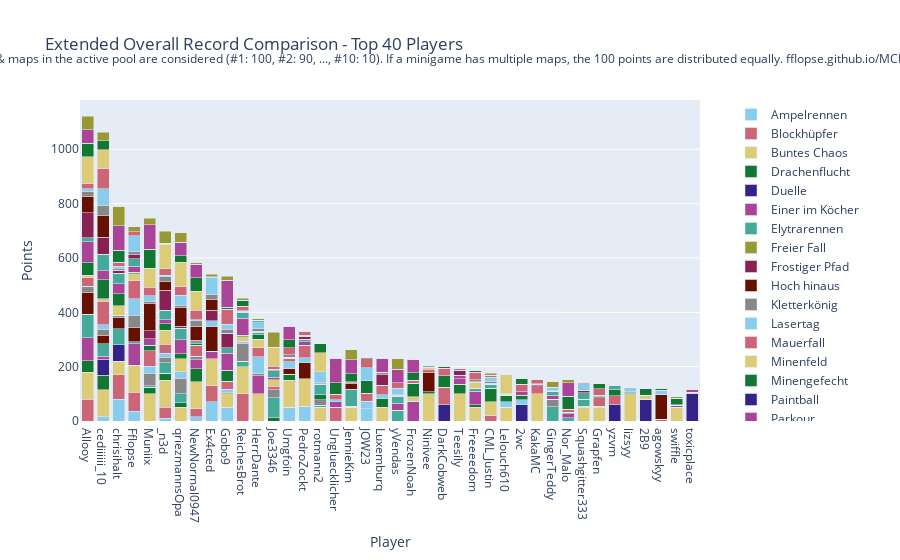

The cell this chart's notebook holds for it:
### Code cell
import plotly.graph_objects as go

# Sum all columns to get the total score
outDf['Total'] = outDf.sum(axis=1)

# Sort by total score and fill N/A values with 0
outDf = outDf.sort_values(by='Total', ascending=False).fillna(0)

# Crop to top 10 players
cropDf = outDf.head(40).copy()

# Drop the 'Total' column for plotting
cropDf = cropDf.drop(columns=['Total'])

# Create a color palette
color_palette = px.colors.qualitative.Safe

# Create the stacked bar plot
fig = go.Figure()

cropDf = remove_duplicate_columns(cropDf)

for column in cropDf.columns.difference(['Player']):
    fig.add_trace(go.Bar(
        x=cropDf.index,
        y=cropDf[column],
        name=column,
        marker_color=color_palette[len(fig.data) % len(color_palette)]
    ))

# Update layout
fig.update_layout(
    barmode='stack',
    title='Extended Overall Record Comparison - Top 40 Players',
    xaxis=dict(title='Player'),
    yaxis=dict(title='Points'),
    #height=800,
    #width=1000,
    legend=dict(
        x=1.05,
        y=0.5,
        traceorder='normal',
        font=dict(size=12),
        bgcolor='rgba(255, 255, 255, 0)',
        bordercolor='rgba(0, 0, 0, 0)'
    ),
    margin=dict(r=200),  # Adjust right margin to make room for the legend
    annotations=[
        dict(
            x=0.5,
            y=1.1635,
            xref='paper',
            yref='paper',
            text='Max 100 points per minigame. Records #1 through #10 of games & maps in the active pool are considered (#1: 100, #2: 90, ..., #10: 10). If a minigame has multiple maps, the 100 points are distributed equally. fflopse.github.io/MCP-Records/data-analysis/global-ranking.ipynb',
            showarrow=False,
            font=dict(size=12),
            xanchor='center'
        )
    ]
)

fig.show()

# save the plot as an html file

fig.write_html('out/ext_overall_record_comparison.html')

### Figure 1 — Plotly figure (JSON) as saved in the notebook; plotly's stock layout.template omitted (floating-point values rounded to 4 significant figures)
{"data": [{"marker": {"color": "rgb(136, 204, 238)"}, "name": "Ampelrennen", "type": "bar", "x": ["Allooy", "cediiiiii_10", "chrisihalt", "Fflopse", "Muniix", "_n3d", "qriezmannsOpa", "NewNormal0947", "Ex4cted", "Gobo9", "ReichesBrot", "HerrDante", "Joe3346", "Umgfoin", "PedroZockt", "rotmann2", "Ungluecklicher", "JennieKim", "JOW23", "Luxemburq", "yVendas", "FrozenNoah", "Ninivee", "DarkCobweb", "Teesily", "Freeeedom", "CML_Justin", "Lelouch610", "2wc", "KakaMC", "GingerTeddy", "Nor_Malo", "Squashgitter333", "Grapfen", "yzvm", "lizsyy", "2B9", "agowskyy", "swiffle", "toxicplace"], "y": [0.0, 15.0, 80.0, 35.0, 0.0, 10.0, 0.0, 15.0, 70.0, 50.0, 0.0, 0.0, 0.0, 50.0, 55.0, 0.0, 0.0, 0.0, 45.0, 0.0, 0.0, 0.0, 0.0, 0.0, 0.0, 0.0, 0.0, 0.0, 0.0, 0.0, 0.0, 0.0, 0.0, 0.0, 0.0, 0.0, 0.0, 0.0, 0.0, 0.0]}, {"marker": {"color": "rgb(204, 102, 119)"}, "name": "Blockhüpfer", "type": "bar", "x": ["Allooy", "cediiiiii_10", "chrisihalt", "Fflopse", "Muniix", "_n3d", "qriezmannsOpa", "NewNormal0947", "Ex4cted", "Gobo9", "ReichesBrot", "HerrDante", "Joe3346", "Umgfoin", "PedroZockt", "rotmann2", "Ungluecklicher", "JennieKim", "JOW23", "Luxemburq", "yVendas", "FrozenNoah", "Ninivee", "DarkCobweb", "Teesily", "Freeeedom", "CML_Justin", "Lelouch610", "2wc", "KakaMC", "GingerTeddy", "Nor_Malo", "Squashgitter333", "Grapfen", "yzvm", "lizsyy", "2B9", "agowskyy", "swiffle", "toxicplace"], "y": [80.0, 0.0, 90.0, 70.0, 0.0, 40.0, 0.0, 30.0, 60.0, 0.0, 100.0, 0.0, 0.0, 0.0, 0.0, 0.0, 50.0, 0.0, 0.0, 0.0, 0.0, 0.0, 0.0, 0.0, 0.0, 0.0, 20.0, 0.0, 0.0, 0.0, 0.0, 0.0, 0.0, 0.0, 0.0, 0.0, 0.0, 0.0, 0.0, 0.0]}, {"marker": {"color": "rgb(221, 204, 119)"}, "name": "Buntes Chaos", "type": "bar", "x": ["Allooy", "cediiiiii_10", "chrisihalt", "Fflopse", "Muniix", "_n3d", "qriezmannsOpa", "NewNormal0947", "Ex4cted", "Gobo9", "ReichesBrot", "HerrDante", "Joe3346", "Umgfoin", "PedroZockt", "rotmann2", "Ungluecklicher", "JennieKim", "JOW23", "Luxemburq", "yVendas", "FrozenNoah", "Ninivee", "DarkCobweb", "Teesily", "Freeeedom", "CML_Justin", "Lelouch610", "2wc", "KakaMC", "GingerTeddy", "Nor_Malo", "Squashgitter333", "Grapfen", "yzvm", "lizsyy", "2B9", "agowskyy", "swiffle", "toxicplace"], "y": [100.0, 100.0, 50.0, 100.0, 100.0, 100.0, 50.0, 100.0, 100.0, 50.0, 100.0, 100.0, 0.0, 100.0, 100.0, 50.0, 0.0, 50.0, 0.0, 50.0, 0.0, 0.0, 100.0, 0.0, 100.0, 50.0, 50.0, 50.0, 0.0, 100.0, 0.0, 0.0, 50.0, 50.0, 0.0, 100.0, 0.0, 0.0, 50.0, 0.0]}, {"marker": {"color": "rgb(17, 119, 51)"}, "name": "Drachenflucht", "type": "bar", "x": ["Allooy", "cediiiiii_10", "chrisihalt", "Fflopse", "Muniix", "_n3d", "qriezmannsOpa", "NewNormal0947", "Ex4cted", "Gobo9", "ReichesBrot", "HerrDante", "Joe3346", "Umgfoin", "PedroZockt", "rotmann2", "Ungluecklicher", "JennieKim", "JOW23", "Luxemburq", "yVendas", "FrozenNoah", "Ninivee", "DarkCobweb", "Teesily", "Freeeedom", "CML_Justin", "Lelouch610", "2wc", "KakaMC", "GingerTeddy", "Nor_Malo", "Squashgitter333", "Grapfen", "yzvm", "lizsyy", "2B9", "agowskyy", "swiffle", "toxicplace"], "y": [42.5, 52.5, 0.0, 0.0, 25.0, 25.0, 17.5, 47.5, 0.0, 0.0, 0.0, 0.0, 12.5, 22.5, 0.0, 0.0, 0.0, 0.0, 0.0, 32.5, 0.0, 0.0, 7.5, 0.0, 35.0, 10.0, 50.0, 0.0, 0.0, 0.0, 0.0, 0.0, 5.0, 5.0, 0.0, 0.0, 0.0, 0.0, 0.0, 0.0]}, {"marker": {"color": "rgb(51, 34, 136)"}, "name": "Duelle", "type": "bar", "x": ["Allooy", "cediiiiii_10", "chrisihalt", "Fflopse", "Muniix", "_n3d", "qriezmannsOpa", "NewNormal0947", "Ex4cted", "Gobo9", "ReichesBrot", "HerrDante", "Joe3346", "Umgfoin", "PedroZockt", "rotmann2", "Ungluecklicher", "JennieKim", "JOW23", "Luxemburq", "yVendas", "FrozenNoah", "Ninivee", "DarkCobweb", "Teesily", "Freeeedom", "CML_Justin", "Lelouch610", "2wc", "KakaMC", "GingerTeddy", "Nor_Malo", "Squashgitter333", "Grapfen", "yzvm", "lizsyy", "2B9", "agowskyy", "swiffle", "toxicplace"], "y": [0.0, 60.0, 60.0, 0.0, 0.0, 0.0, 0.0, 0.0, 0.0, 0.0, 0.0, 0.0, 0.0, 0.0, 0.0, 0.0, 0.0, 0.0, 0.0, 0.0, 0.0, 0.0, 0.0, 60.0, 0.0, 0.0, 0.0, 0.0, 60.0, 0.0, 0.0, 0.0, 0.0, 0.0, 60.0, 0.0, 80.0, 0.0, 0.0, 100.0]}, {"marker": {"color": "rgb(170, 68, 153)"}, "name": "Einer im Köcher", "type": "bar", "x": ["Allooy", "cediiiiii_10", "chrisihalt", "Fflopse", "Muniix", "_n3d", "qriezmannsOpa", "NewNormal0947", "Ex4cted", "Gobo9", "ReichesBrot", "HerrDante", "Joe3346", "Umgfoin", "PedroZockt", "rotmann2", "Ungluecklicher", "JennieKim", "JOW23", "Luxemburq", "yVendas", "FrozenNoah", "Ninivee", "DarkCobweb", "Teesily", "Freeeedom", "CML_Justin", "Lelouch610", "2wc", "KakaMC", "GingerTeddy", "Nor_Malo", "Squashgitter333", "Grapfen", "yzvm", "lizsyy", "2B9", "agowskyy", "swiffle", "toxicplace"], "y": [83.33, 10.0, 0.0, 80.0, 0.0, 0.0, 0.0, 33.33, 26.67, 0.0, 0.0, 66.67, 0.0, 0.0, 0.0, 0.0, 20.0, 0.0, 0.0, 0.0, 0.0, 73.33, 0.0, 0.0, 20.0, 50.0, 0.0, 0.0, 0.0, 0.0, 0.0, 0.0, 0.0, 0.0, 0.0, 0.0, 0.0, 0.0, 0.0, 0.0]}, {"marker": {"color": "rgb(68, 170, 153)"}, "name": "Elytrarennen", "type": "bar", "x": ["Allooy", "cediiiiii_10", "chrisihalt", "Fflopse", "Muniix", "_n3d", "qriezmannsOpa", "NewNormal0947", "Ex4cted", "Gobo9", "ReichesBrot", "HerrDante", "Joe3346", "Umgfoin", "PedroZockt", "rotmann2", "Ungluecklicher", "JennieKim", "JOW23", "Luxemburq", "yVendas", "FrozenNoah", "Ninivee", "DarkCobweb", "Teesily", "Freeeedom", "CML_Justin", "Lelouch610", "2wc", "KakaMC", "GingerTeddy", "Nor_Malo", "Squashgitter333", "Grapfen", "yzvm", "lizsyy", "2B9", "agowskyy", "swiffle", "toxicplace"], "y": [87.5, 47.5, 60.0, 7.5, 5.0, 40.0, 32.5, 0.0, 0.0, 0.0, 20.0, 0.0, 72.5, 0.0, 0.0, 7.5, 0.0, 0.0, 0.0, 0.0, 40.0, 0.0, 0.0, 0.0, 0.0, 10.0, 15.0, 0.0, 0.0, 0.0, 52.5, 12.5, 25.0, 0.0, 0.0, 0.0, 0.0, 0.0, 0.0, 0.0]}, {"marker": {"color": "rgb(153, 153, 51)"}, "name": "Freier Fall", "type": "bar", "x": ["Allooy", "cediiiiii_10", "chrisihalt", "Fflopse", "Muniix", "_n3d", "qriezmannsOpa", "NewNormal0947", "Ex4cted", "Gobo9", "ReichesBrot", "HerrDante", "Joe3346", "Umgfoin", "PedroZockt", "rotmann2", "Ungluecklicher", "JennieKim", "JOW23", "Luxemburq", "yVendas", "FrozenNoah", "Ninivee", "DarkCobweb", "Teesily", "Freeeedom", "CML_Justin", "Lelouch610", "2wc", "KakaMC", "GingerTeddy", "Nor_Malo", "Squashgitter333", "Grapfen", "yzvm", "lizsyy", "2B9", "agowskyy", "swiffle", "toxicplace"], "y": [0.0, 0.0, 0.0, 0.0, 0.0, 0.0, 0.0, 0.0, 0.0, 0.0, 0.0, 0.0, 0.0, 0.0, 0.0, 0.0, 0.0, 0.0, 0.0, 0.0, 0.0, 0.0, 0.0, 0.0, 0.0, 0.0, 0.0, 0.0, 0.0, 0.0, 0.0, 0.0, 0.0, 0.0, 0.0, 0.0, 0.0, 0.0, 0.0, 0.0]}, {"marker": {"color": "rgb(136, 34, 85)"}, "name": "Frostiger Pfad", "type": "bar", "x": ["Allooy", "cediiiiii_10", "chrisihalt", "Fflopse", "Muniix", "_n3d", "qriezmannsOpa", "NewNormal0947", "Ex4cted", "Gobo9", "ReichesBrot", "HerrDante", "Joe3346", "Umgfoin", "PedroZockt", "rotmann2", "Ungluecklicher", "JennieKim", "JOW23", "Luxemburq", "yVendas", "FrozenNoah", "Ninivee", "DarkCobweb", "Teesily", "Freeeedom", "CML_Justin", "Lelouch610", "2wc", "KakaMC", "GingerTeddy", "Nor_Malo", "Squashgitter333", "Grapfen", "yzvm", "lizsyy", "2B9", "agowskyy", "swiffle", "toxicplace"], "y": [0.0, 0.0, 0.0, 0.0, 0.0, 0.0, 0.0, 0.0, 0.0, 0.0, 0.0, 0.0, 0.0, 0.0, 0.0, 0.0, 0.0, 0.0, 0.0, 0.0, 0.0, 0.0, 0.0, 0.0, 0.0, 0.0, 0.0, 0.0, 0.0, 0.0, 0.0, 0.0, 0.0, 0.0, 0.0, 0.0, 0.0, 0.0, 0.0, 0.0]}, {"marker": {"color": "rgb(102, 17, 0)"}, "name": "Hoch hinaus", "type": "bar", "x": ["Allooy", "cediiiiii_10", "chrisihalt", "Fflopse", "Muniix", "_n3d", "qriezmannsOpa", "NewNormal0947", "Ex4cted", "Gobo9", "ReichesBrot", "HerrDante", "Joe3346", "Umgfoin", "PedroZockt", "rotmann2", "Ungluecklicher", "JennieKim", "JOW23", "Luxemburq", "yVendas", "FrozenNoah", "Ninivee", "DarkCobweb", "Teesily", "Freeeedom", "CML_Justin", "Lelouch610", "2wc", "KakaMC", "GingerTeddy", "Nor_Malo", "Squashgitter333", "Grapfen", "yzvm", "lizsyy", "2B9", "agowskyy", "swiffle", "toxicplace"], "y": [80.0, 30.0, 40.0, 50.0, 0.0, 0.0, 0.0, 0.0, 90.0, 0.0, 0.0, 0.0, 0.0, 20.0, 60.0, 0.0, 0.0, 0.0, 0.0, 0.0, 0.0, 0.0, 70.0, 0.0, 0.0, 0.0, 0.0, 0.0, 0.0, 0.0, 0.0, 0.0, 0.0, 0.0, 0.0, 0.0, 0.0, 0.0, 0.0, 0.0]}, {"marker": {"color": "rgb(136, 136, 136)"}, "name": "Kletterkönig", "type": "bar", "x": ["Allooy", "cediiiiii_10", "chrisihalt", "Fflopse", "Muniix", "_n3d", "qriezmannsOpa", "NewNormal0947", "Ex4cted", "Gobo9", "ReichesBrot", "HerrDante", "Joe3346", "Umgfoin", "PedroZockt", "rotmann2", "Ungluecklicher", "JennieKim", "JOW23", "Luxemburq", "yVendas", "FrozenNoah", "Ninivee", "DarkCobweb", "Teesily", "Freeeedom", "CML_Justin", "Lelouch610", "2wc", "KakaMC", "GingerTeddy", "Nor_Malo", "Squashgitter333", "Grapfen", "yzvm", "lizsyy", "2B9", "agowskyy", "swiffle", "toxicplace"], "y": [23.33, 23.33, 10.0, 46.67, 46.67, 20.0, 56.67, 13.33, 0.0, 6.667, 66.67, 10.0, 30.0, 0.0, 0.0, 20.0, 0.0, 0.0, 0.0, 0.0, 0.0, 0.0, 0.0, 0.0, 0.0, 0.0, 0.0, 0.0, 0.0, 0.0, 26.67, 0.0, 0.0, 0.0, 0.0, 0.0, 0.0, 0.0, 0.0, 0.0]}, {"marker": {"color": "rgb(136, 204, 238)"}, "name": "Lasertag", "type": "bar", "x": ["Allooy", "cediiiiii_10", "chrisihalt", "Fflopse", "Muniix", "_n3d", "qriezmannsOpa", "NewNormal0947", "Ex4cted", "Gobo9", "ReichesBrot", "HerrDante", "Joe3346", "Umgfoin", "PedroZockt", "rotmann2", "Ungluecklicher", "JennieKim", "JOW23", "Luxemburq", "yVendas", "FrozenNoah", "Ninivee", "DarkCobweb", "Teesily", "Freeeedom", "CML_Justin", "Lelouch610", "2wc", "KakaMC", "GingerTeddy", "Nor_Malo", "Squashgitter333", "Grapfen", "yzvm", "lizsyy", "2B9", "agowskyy", "swiffle", "toxicplace"], "y": [0.0, 15.0, 0.0, 60.0, 25.0, 15.0, 25.0, 0.0, 22.5, 10.0, 7.5, 60.0, 0.0, 25.0, 17.5, 0.0, 0.0, 5.0, 27.5, 15.0, 0.0, 0.0, 0.0, 0.0, 0.0, 0.0, 0.0, 20.0, 17.5, 0.0, 0.0, 0.0, 0.0, 0.0, 0.0, 0.0, 0.0, 0.0, 0.0, 0.0]}, {"marker": {"color": "rgb(204, 102, 119)"}, "name": "Mauerfall", "type": "bar", "x": ["Allooy", "cediiiiii_10", "chrisihalt", "Fflopse", "Muniix", "_n3d", "qriezmannsOpa", "NewNormal0947", "Ex4cted", "Gobo9", "ReichesBrot", "HerrDante", "Joe3346", "Umgfoin", "PedroZockt", "rotmann2", "Ungluecklicher", "JennieKim", "JOW23", "Luxemburq", "yVendas", "FrozenNoah", "Ninivee", "DarkCobweb", "Teesily", "Freeeedom", "CML_Justin", "Lelouch610", "2wc", "KakaMC", "GingerTeddy", "Nor_Malo", "Squashgitter333", "Grapfen", "yzvm", "lizsyy", "2B9", "agowskyy", "swiffle", "toxicplace"], "y": [30.0, 86.67, 0.0, 66.67, 56.67, 33.33, 0.0, 40.0, 0.0, 30.0, 0.0, 33.33, 13.33, 13.33, 46.67, 0.0, 0.0, 0.0, 30.0, 33.33, 0.0, 0.0, 13.33, 63.33, 0.0, 0.0, 0.0, 0.0, 0.0, 30.0, 0.0, 0.0, 0.0, 30.0, 33.33, 0.0, 0.0, 6.667, 0.0, 0.0]}, {"marker": {"color": "rgb(221, 204, 119)"}, "name": "Minenfeld", "type": "bar", "x": ["Allooy", "cediiiiii_10", "chrisihalt", "Fflopse", "Muniix", "_n3d", "qriezmannsOpa", "NewNormal0947", "Ex4cted", "Gobo9", "ReichesBrot", "HerrDante", "Joe3346", "Umgfoin", "PedroZockt", "rotmann2", "Ungluecklicher", "JennieKim", "JOW23", "Luxemburq", "yVendas", "FrozenNoah", "Ninivee", "DarkCobweb", "Teesily", "Freeeedom", "CML_Justin", "Lelouch610", "2wc", "KakaMC", "GingerTeddy", "Nor_Malo", "Squashgitter333", "Grapfen", "yzvm", "lizsyy", "2B9", "agowskyy", "swiffle", "toxicplace"], "y": [10.0, 10.0, 33.33, 26.67, 0.0, 50.0, 46.67, 0.0, 0.0, 0.0, 16.67, 30.0, 23.33, 0.0, 0.0, 0.0, 0.0, 0.0, 0.0, 0.0, 0.0, 16.67, 6.667, 0.0, 0.0, 23.33, 0.0, 0.0, 0.0, 0.0, 0.0, 0.0, 0.0, 0.0, 0.0, 0.0, 13.33, 0.0, 0.0, 6.667]}, {"marker": {"color": "rgb(17, 119, 51)"}, "name": "Minengefecht", "type": "bar", "x": ["Allooy", "cediiiiii_10", "chrisihalt", "Fflopse", "Muniix", "_n3d", "qriezmannsOpa", "NewNormal0947", "Ex4cted", "Gobo9", "ReichesBrot", "HerrDante", "Joe3346", "Umgfoin", "PedroZockt", "rotmann2", "Ungluecklicher", "JennieKim", "JOW23", "Luxemburq", "yVendas", "FrozenNoah", "Ninivee", "DarkCobweb", "Teesily", "Freeeedom", "CML_Justin", "Lelouch610", "2wc", "KakaMC", "GingerTeddy", "Nor_Malo", "Squashgitter333", "Grapfen", "yzvm", "lizsyy", "2B9", "agowskyy", "swiffle", "toxicplace"], "y": [45.0, 70.0, 45.0, 5.0, 20.0, 25.0, 20.0, 5.0, 0.0, 40.0, 5.0, 17.5, 0.0, 0.0, 0.0, 20.0, 0.0, 0.0, 45.0, 0.0, 0.0, 47.5, 0.0, 42.5, 0.0, 0.0, 0.0, 25.0, 17.5, 0.0, 0.0, 0.0, 0.0, 5.0, 22.5, 0.0, 0.0, 0.0, 0.0, 0.0]}, {"marker": {"color": "rgb(51, 34, 136)"}, "name": "Paintball", "type": "bar", "x": ["Allooy", "cediiiiii_10", "chrisihalt", "Fflopse", "Muniix", "_n3d", "qriezmannsOpa", "NewNormal0947", "Ex4cted", "Gobo9", "ReichesBrot", "HerrDante", "Joe3346", "Umgfoin", "PedroZockt", "rotmann2", "Ungluecklicher", "JennieKim", "JOW23", "Luxemburq", "yVendas", "FrozenNoah", "Ninivee", "DarkCobweb", "Teesily", "Freeeedom", "CML_Justin", "Lelouch610", "2wc", "KakaMC", "GingerTeddy", "Nor_Malo", "Squashgitter333", "Grapfen", "yzvm", "lizsyy", "2B9", "agowskyy", "swiffle", "toxicplace"], "y": [0.0, 0.0, 0.0, 0.0, 0.0, 0.0, 0.0, 0.0, 0.0, 0.0, 0.0, 0.0, 0.0, 0.0, 0.0, 0.0, 0.0, 0.0, 0.0, 0.0, 0.0, 0.0, 0.0, 0.0, 0.0, 0.0, 0.0, 0.0, 0.0, 0.0, 0.0, 0.0, 0.0, 0.0, 0.0, 0.0, 0.0, 0.0, 0.0, 0.0]}, {"marker": {"color": "rgb(170, 68, 153)"}, "name": "Parkour", "type": "bar", "x": ["Allooy", "cediiiiii_10", "chrisihalt", "Fflopse", "Muniix", "_n3d", "qriezmannsOpa", "NewNormal0947", "Ex4cted", "Gobo9", "ReichesBrot", "HerrDante", "Joe3346", "Umgfoin", "PedroZockt", "rotmann2", "Ungluecklicher", "JennieKim", "JOW23", "Luxemburq", "yVendas", "FrozenNoah", "Ninivee", "DarkCobweb", "Teesily", "Freeeedom", "CML_Justin", "Lelouch610", "2wc", "KakaMC", "GingerTeddy", "Nor_Malo", "Squashgitter333", "Grapfen", "yzvm", "lizsyy", "2B9", "agowskyy", "swiffle", "toxicplace"], "y": [77.5, 32.5, 37.5, 22.5, 25.0, 15.0, 50.0, 0.0, 0.0, 62.5, 62.5, 0.0, 10.0, 0.0, 12.5, 0.0, 0.0, 0.0, 0.0, 0.0, 25.0, 0.0, 0.0, 0.0, 12.5, 0.0, 0.0, 0.0, 12.5, 0.0, 15.0, 15.0, 0.0, 0.0, 0.0, 0.0, 0.0, 0.0, 7.5, 10.0]}, {"marker": {"color": "rgb(68, 170, 153)"}, "name": "Pferderennen", "type": "bar", "x": ["Allooy", "cediiiiii_10", "chrisihalt", "Fflopse", "Muniix", "_n3d", "qriezmannsOpa", "NewNormal0947", "Ex4cted", "Gobo9", "ReichesBrot", "HerrDante", "Joe3346", "Umgfoin", "PedroZockt", "rotmann2", "Ungluecklicher", "JennieKim", "JOW23", "Luxemburq", "yVendas", "FrozenNoah", "Ninivee", "DarkCobweb", "Teesily", "Freeeedom", "CML_Justin", "Lelouch610", "2wc", "KakaMC", "GingerTeddy", "Nor_Malo", "Squashgitter333", "Grapfen", "yzvm", "lizsyy", "2B9", "agowskyy", "swiffle", "toxicplace"], "y": [15.0, 61.67, 38.33, 26.67, 0.0, 35.0, 43.33, 6.667, 0.0, 20.0, 21.67, 8.333, 23.33, 3.333, 8.333, 38.33, 0.0, 60.0, 0.0, 0.0, 26.67, 0.0, 0.0, 0.0, 0.0, 0.0, 0.0, 3.333, 0.0, 0.0, 15.0, 0.0, 23.33, 0.0, 13.33, 3.333, 0.0, 0.0, 0.0, 0.0]}, {"marker": {"color": "rgb(153, 153, 51)"}, "name": "Reihenfolge", "type": "bar", "x": ["Allooy", "cediiiiii_10", "chrisihalt", "Fflopse", "Muniix", "_n3d", "qriezmannsOpa", "NewNormal0947", "Ex4cted", "Gobo9", "ReichesBrot", "HerrDante", "Joe3346", "Umgfoin", "PedroZockt", "rotmann2", "Ungluecklicher", "JennieKim", "JOW23", "Luxemburq", "yVendas", "FrozenNoah", "Ninivee", "DarkCobweb", "Teesily", "Freeeedom", "CML_Justin", "Lelouch610", "2wc", "KakaMC", "GingerTeddy", "Nor_Malo", "Squashgitter333", "Grapfen", "yzvm", "lizsyy", "2B9", "agowskyy", "swiffle", "toxicplace"], "y": [0.0, 0.0, 0.0, 0.0, 0.0, 0.0, 0.0, 0.0, 0.0, 0.0, 0.0, 0.0, 0.0, 0.0, 0.0, 0.0, 0.0, 0.0, 0.0, 0.0, 0.0, 0.0, 0.0, 0.0, 0.0, 0.0, 0.0, 0.0, 0.0, 0.0, 0.0, 0.0, 0.0, 0.0, 0.0, 0.0, 0.0, 0.0, 0.0, 0.0]}, {"marker": {"color": "rgb(136, 34, 85)"}, "name": "Replika", "type": "bar", "x": ["Allooy", "cediiiiii_10", "chrisihalt", "Fflopse", "Muniix", "_n3d", "qriezmannsOpa", "NewNormal0947", "Ex4cted", "Gobo9", "ReichesBrot", "HerrDante", "Joe3346", "Umgfoin", "PedroZockt", "rotmann2", "Ungluecklicher", "JennieKim", "JOW23", "Luxemburq", "yVendas", "FrozenNoah", "Ninivee", "DarkCobweb", "Teesily", "Freeeedom", "CML_Justin", "Lelouch610", "2wc", "KakaMC", "GingerTeddy", "Nor_Malo", "Squashgitter333", "Grapfen", "yzvm", "lizsyy", "2B9", "agowskyy", "swiffle", "toxicplace"], "y": [91.86, 61.27, 11.53, 15.59, 29.24, 73.73, 7.712, 6.441, 39.24, 53.9, 3.22, 3.644, 0.0, 0.1695, 11.61, 0.7627, 0.4237, 1.949, 0.5085, 39.92, 2.627, 0.0, 0.0, 0.0, 19.32, 1.102, 4.322, 0.8475, 0.0, 4.576, 0.2542, 0.0, 8.644, 0.0, 0.0, 0.9322, 0.0, 0.0, 1.017, 0.0]}, {"marker": {"color": "rgb(102, 17, 0)"}, "name": "Runterpurzeln", "type": "bar", "x": ["Allooy", "cediiiiii_10", "chrisihalt", "Fflopse", "Muniix", "_n3d", "qriezmannsOpa", "NewNormal0947", "Ex4cted", "Gobo9", "ReichesBrot", "HerrDante", "Joe3346", "Umgfoin", "PedroZockt", "rotmann2", "Ungluecklicher", "JennieKim", "JOW23", "Luxemburq", "yVendas", "FrozenNoah", "Ninivee", "DarkCobweb", "Teesily", "Freeeedom", "CML_Justin", "Lelouch610", "2wc", "KakaMC", "GingerTeddy", "Nor_Malo", "Squashgitter333", "Grapfen", "yzvm", "lizsyy", "2B9", "agowskyy", "swiffle", "toxicplace"], "y": [60.0, 80.0, 0.0, 0.0, 100.0, 30.0, 70.0, 50.0, 40.0, 0.0, 0.0, 0.0, 0.0, 0.0, 0.0, 0.0, 0.0, 20.0, 0.0, 0.0, 0.0, 0.0, 0.0, 0.0, 0.0, 0.0, 0.0, 0.0, 0.0, 0.0, 0.0, 0.0, 0.0, 0.0, 0.0, 0.0, 0.0, 90.0, 0.0, 0.0]}, {"marker": {"color": "rgb(136, 136, 136)"}, "name": "Sammelwahn", "type": "bar", "x": ["Allooy", "cediiiiii_10", "chrisihalt", "Fflopse", "Muniix", "_n3d", "qriezmannsOpa", "NewNormal0947", "Ex4cted", "Gobo9", "ReichesBrot", "HerrDante", "Joe3346", "Umgfoin", "PedroZockt", "rotmann2", "Ungluecklicher", "JennieKim", "JOW23", "Luxemburq", "yVendas", "FrozenNoah", "Ninivee", "DarkCobweb", "Teesily", "Freeeedom", "CML_Justin", "Lelouch610", "2wc", "KakaMC", "GingerTeddy", "Nor_Malo", "Squashgitter333", "Grapfen", "yzvm", "lizsyy", "2B9", "agowskyy", "swiffle", "toxicplace"], "y": [17.91, 39.3, 4.651, 10.0, 8.372, 19.53, 6.279, 21.16, 17.44, 15.12, 2.093, 10.93, 5.814, 9.535, 4.651, 4.419, 0.9302, 4.419, 0.4651, 9.535, 4.419, 2.326, 1.395, 1.395, 5.349, 7.209, 7.209, 0.4651, 0.0, 2.791, 1.628, 3.953, 0.4651, 4.884, 0.0, 2.791, 2.326, 1.86, 1.86, 0.0]}, {"marker": {"color": "rgb(136, 204, 238)"}, "name": "Schießstand", "type": "bar", "x": ["Allooy", "cediiiiii_10", "chrisihalt", "Fflopse", "Muniix", "_n3d", "qriezmannsOpa", "NewNormal0947", "Ex4cted", "Gobo9", "ReichesBrot", "HerrDante", "Joe3346", "Umgfoin", "PedroZockt", "rotmann2", "Ungluecklicher", "JennieKim", "JOW23", "Luxemburq", "yVendas", "FrozenNoah", "Ninivee", "DarkCobweb", "Teesily", "Freeeedom", "CML_Justin", "Lelouch610", "2wc", "KakaMC", "GingerTeddy", "Nor_Malo", "Squashgitter333", "Grapfen", "yzvm", "lizsyy", "2B9", "agowskyy", "swiffle", "toxicplace"], "y": [10.0, 60.0, 10.0, 60.0, 20.0, 5.0, 37.5, 5.0, 62.5, 17.5, 0.0, 25.0, 0.0, 0.0, 0.0, 40.0, 7.5, 0.0, 47.5, 0.0, 22.5, 0.0, 0.0, 0.0, 0.0, 0.0, 15.0, 0.0, 0.0, 0.0, 12.5, 0.0, 25.0, 0.0, 0.0, 15.0, 0.0, 15.0, 0.0, 0.0]}, {"marker": {"color": "rgb(204, 102, 119)"}, "name": "Skywars", "type": "bar", "x": ["Allooy", "cediiiiii_10", "chrisihalt", "Fflopse", "Muniix", "_n3d", "qriezmannsOpa", "NewNormal0947", "Ex4cted", "Gobo9", "ReichesBrot", "HerrDante", "Joe3346", "Umgfoin", "PedroZockt", "rotmann2", "Ungluecklicher", "JennieKim", "JOW23", "Luxemburq", "yVendas", "FrozenNoah", "Ninivee", "DarkCobweb", "Teesily", "Freeeedom", "CML_Justin", "Lelouch610", "2wc", "KakaMC", "GingerTeddy", "Nor_Malo", "Squashgitter333", "Grapfen", "yzvm", "lizsyy", "2B9", "agowskyy", "swiffle", "toxicplace"], "y": [18.33, 73.33, 13.33, 13.33, 31.67, 23.33, 31.67, 33.33, 3.333, 55.0, 16.67, 0.0, 10.0, 25.0, 13.33, 0.0, 20.0, 3.333, 33.33, 0.0, 20.0, 10.0, 0.0, 26.67, 0.0, 28.33, 6.667, 0.0, 28.33, 16.67, 0.0, 11.67, 3.333, 23.33, 0.0, 0.0, 0.0, 0.0, 0.0, 0.0]}, {"marker": {"color": "rgb(221, 204, 119)"}, "name": "Spleef", "type": "bar", "x": ["Allooy", "cediiiiii_10", "chrisihalt", "Fflopse", "Muniix", "_n3d", "qriezmannsOpa", "NewNormal0947", "Ex4cted", "Gobo9", "ReichesBrot", "HerrDante", "Joe3346", "Umgfoin", "PedroZockt", "rotmann2", "Ungluecklicher", "JennieKim", "JOW23", "Luxemburq", "yVendas", "FrozenNoah", "Ninivee", "DarkCobweb", "Teesily", "Freeeedom", "CML_Justin", "Lelouch610", "2wc", "KakaMC", "GingerTeddy", "Nor_Malo", "Squashgitter333", "Grapfen", "yzvm", "lizsyy", "2B9", "agowskyy", "swiffle", "toxicplace"], "y": [100.0, 70.0, 0.0, 0.0, 70.0, 90.0, 90.0, 70.0, 0.0, 0.0, 0.0, 0.0, 70.0, 0.0, 0.0, 70.0, 0.0, 0.0, 0.0, 0.0, 0.0, 0.0, 0.0, 0.0, 0.0, 0.0, 0.0, 70.0, 0.0, 0.0, 0.0, 0.0, 0.0, 0.0, 0.0, 0.0, 0.0, 0.0, 0.0, 0.0]}, {"marker": {"color": "rgb(17, 119, 51)"}, "name": "Survivalgames", "type": "bar", "x": ["Allooy", "cediiiiii_10", "chrisihalt", "Fflopse", "Muniix", "_n3d", "qriezmannsOpa", "NewNormal0947", "Ex4cted", "Gobo9", "ReichesBrot", "HerrDante", "Joe3346", "Umgfoin", "PedroZockt", "rotmann2", "Ungluecklicher", "JennieKim", "JOW23", "Luxemburq", "yVendas", "FrozenNoah", "Ninivee", "DarkCobweb", "Teesily", "Freeeedom", "CML_Justin", "Lelouch610", "2wc", "KakaMC", "GingerTeddy", "Nor_Malo", "Squashgitter333", "Grapfen", "yzvm", "lizsyy", "2B9", "agowskyy", "swiffle", "toxicplace"], "y": [50.0, 32.5, 45.0, 0.0, 70.0, 5.0, 22.5, 50.0, 0.0, 7.5, 22.5, 5.0, 0.0, 30.0, 0.0, 32.5, 42.5, 30.0, 5.0, 0.0, 0.0, 27.5, 5.0, 5.0, 0.0, 7.5, 0.0, 0.0, 20.0, 0.0, 0.0, 47.5, 0.0, 20.0, 0.0, 0.0, 25.0, 5.0, 22.5, 0.0]}, {"marker": {"color": "rgb(51, 34, 136)"}, "name": "Todeswürfel", "type": "bar", "x": ["Allooy", "cediiiiii_10", "chrisihalt", "Fflopse", "Muniix", "_n3d", "qriezmannsOpa", "NewNormal0947", "Ex4cted", "Gobo9", "ReichesBrot", "HerrDante", "Joe3346", "Umgfoin", "PedroZockt", "rotmann2", "Ungluecklicher", "JennieKim", "JOW23", "Luxemburq", "yVendas", "FrozenNoah", "Ninivee", "DarkCobweb", "Teesily", "Freeeedom", "CML_Justin", "Lelouch610", "2wc", "KakaMC", "GingerTeddy", "Nor_Malo", "Squashgitter333", "Grapfen", "yzvm", "lizsyy", "2B9", "agowskyy", "swiffle", "toxicplace"], "y": [0.0, 0.0, 0.0, 0.0, 0.0, 0.0, 0.0, 0.0, 0.0, 0.0, 0.0, 0.0, 0.0, 0.0, 0.0, 0.0, 0.0, 0.0, 0.0, 0.0, 0.0, 0.0, 0.0, 0.0, 0.0, 0.0, 0.0, 0.0, 0.0, 0.0, 0.0, 0.0, 0.0, 0.0, 0.0, 0.0, 0.0, 0.0, 0.0, 0.0]}, {"marker": {"color": "rgb(170, 68, 153)"}, "name": "Turmroulette", "type": "bar", "x": ["Allooy", "cediiiiii_10", "chrisihalt", "Fflopse", "Muniix", "_n3d", "qriezmannsOpa", "NewNormal0947", "Ex4cted", "Gobo9", "ReichesBrot", "HerrDante", "Joe3346", "Umgfoin", "PedroZockt", "rotmann2", "Ungluecklicher", "JennieKim", "JOW23", "Luxemburq", "yVendas", "FrozenNoah", "Ninivee", "DarkCobweb", "Teesily", "Freeeedom", "CML_Justin", "Lelouch610", "2wc", "KakaMC", "GingerTeddy", "Nor_Malo", "Squashgitter333", "Grapfen", "yzvm", "lizsyy", "2B9", "agowskyy", "swiffle", "toxicplace"], "y": [50.0, 0.0, 90.0, 0.0, 90.0, 0.0, 50.0, 50.0, 0.0, 100.0, 0.0, 0.0, 0.0, 50.0, 0.0, 0.0, 90.0, 50.0, 0.0, 50.0, 50.0, 50.0, 0.0, 0.0, 0.0, 0.0, 0.0, 0.0, 0.0, 0.0, 0.0, 50.0, 0.0, 0.0, 0.0, 0.0, 0.0, 0.0, 0.0, 0.0]}, {"marker": {"color": "rgb(68, 170, 153)"}, "name": "Waffenfolge", "type": "bar", "x": ["Allooy", "cediiiiii_10", "chrisihalt", "Fflopse", "Muniix", "_n3d", "qriezmannsOpa", "NewNormal0947", "Ex4cted", "Gobo9", "ReichesBrot", "HerrDante", "Joe3346", "Umgfoin", "PedroZockt", "rotmann2", "Ungluecklicher", "JennieKim", "JOW23", "Luxemburq", "yVendas", "FrozenNoah", "Ninivee", "DarkCobweb", "Teesily", "Freeeedom", "CML_Justin", "Lelouch610", "2wc", "KakaMC", "GingerTeddy", "Nor_Malo", "Squashgitter333", "Grapfen", "yzvm", "lizsyy", "2B9", "agowskyy", "swiffle", "toxicplace"], "y": [0.0, 0.0, 0.0, 0.0, 0.0, 0.0, 0.0, 0.0, 0.0, 0.0, 0.0, 0.0, 0.0, 0.0, 0.0, 0.0, 0.0, 0.0, 0.0, 0.0, 0.0, 0.0, 0.0, 0.0, 0.0, 0.0, 0.0, 0.0, 0.0, 0.0, 0.0, 0.0, 0.0, 0.0, 0.0, 0.0, 0.0, 0.0, 0.0, 0.0]}, {"marker": {"color": "rgb(153, 153, 51)"}, "name": "Wettrennen", "type": "bar", "x": ["Allooy", "cediiiiii_10", "chrisihalt", "Fflopse", "Muniix", "_n3d", "qriezmannsOpa", "NewNormal0947", "Ex4cted", "Gobo9", "ReichesBrot", "HerrDante", "Joe3346", "Umgfoin", "PedroZockt", "rotmann2", "Ungluecklicher", "JennieKim", "JOW23", "Luxemburq", "yVendas", "FrozenNoah", "Ninivee", "DarkCobweb", "Teesily", "Freeeedom", "CML_Justin", "Lelouch610", "2wc", "KakaMC", "GingerTeddy", "Nor_Malo", "Squashgitter333", "Grapfen", "yzvm", "lizsyy", "2B9", "agowskyy", "swiffle", "toxicplace"], "y": [50.0, 32.0, 70.0, 20.0, 24.0, 44.0, 36.0, 6.0, 8.0, 14.0, 8.0, 6.0, 56.0, 0.0, 0.0, 0.0, 0.0, 38.0, 0.0, 0.0, 38.0, 0.0, 0.0, 0.0, 0.0, 0.0, 8.0, 0.0, 0.0, 0.0, 20.0, 12.0, 0.0, 0.0, 0.0, 0.0, 0.0, 0.0, 6.0, 0.0]}], "layout": {"annotations": [{"font": {"size": 12}, "showarrow": false, "text": "Max 100 points per minigame. Records #1 through #10 of games & maps in the active pool are considered (#1: 100, #2: 90, ..., #10: 10). If a minigame has multiple maps, the 100 points are distributed equally. fflopse.github.io/MCP-Records/data-analysis/global-ranking.ipynb", "x": 0.5, "xanchor": "center", "xref": "paper", "y": 1.163, "yref": "paper"}], "barmode": "stack", "legend": {"bgcolor": "rgba(255, 255, 255, 0)", "bordercolor": "rgba(0, 0, 0, 0)", "font": {"size": 12}, "traceorder": "normal", "x": 1.05, "y": 0.5}, "margin": {"r": 200}, "title": {"text": "Extended Overall Record Comparison - Top 40 Players"}, "xaxis": {"title": {"text": "Player"}}, "yaxis": {"title": {"text": "Points"}}}}
